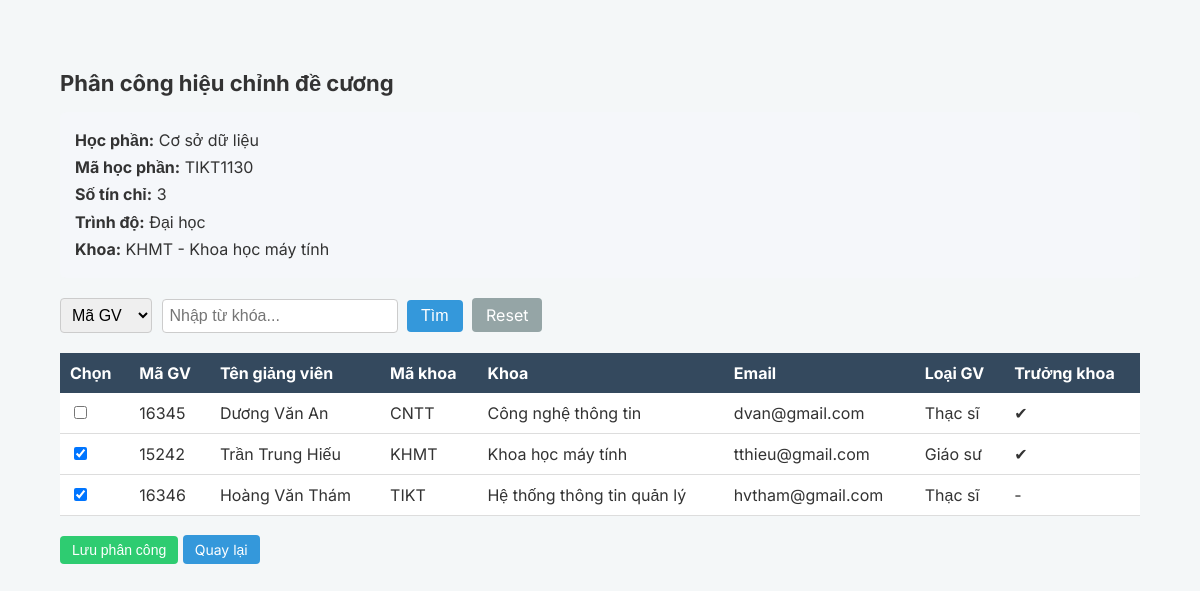
The page /adminKhoa_hocphan_authorize/TIKT1130 on the database as committed earlier.
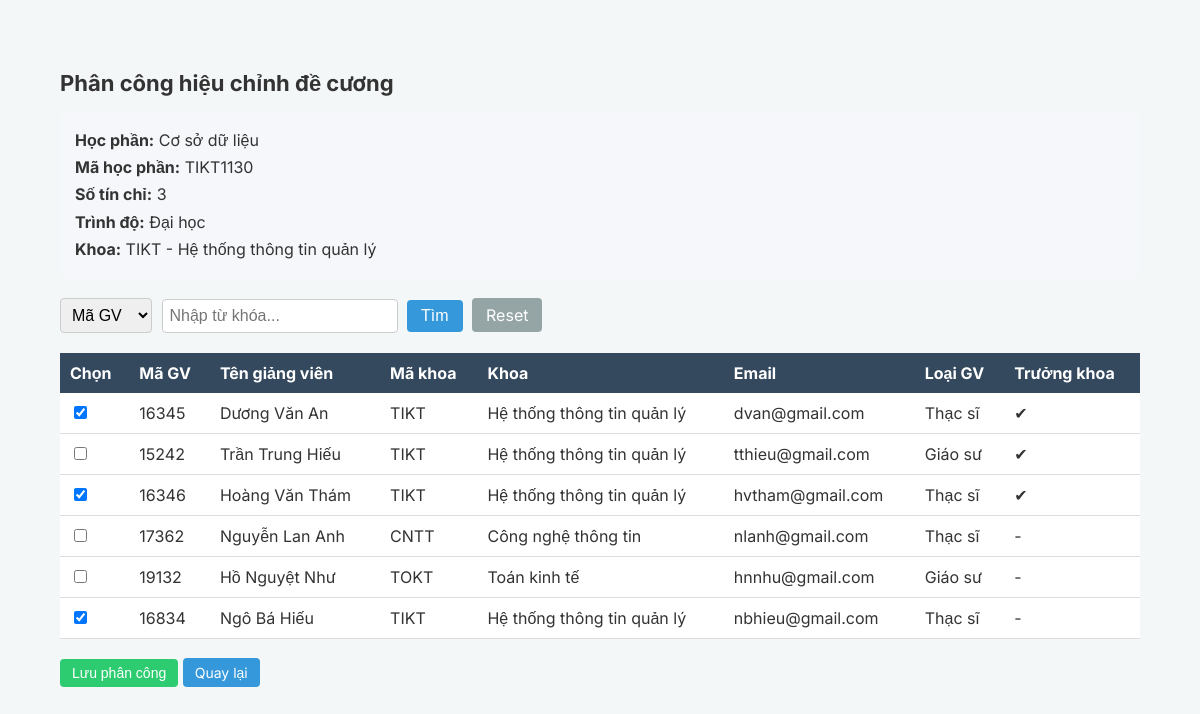
The same page on the database as committed later.
### tables this page shows
CREATE TABLE "HocPhan" (
	"MaHP"	CHAR(10) NOT NULL,
	"TenHP"	NVARCHAR(100) NOT NULL,
	"SoTC"	INTEGER,
	"TrinhDo"	NVARCHAR(20),
	"MaDV"	CHAR(4),
	PRIMARY KEY("MaHP"),
	FOREIGN KEY("MaDV") REFERENCES "DonVi"("MaDV")
);

CREATE TABLE "DonVi" (
	"MaDV"	CHAR(4),
	"TenDV"	NVARCHAR(100) NOT NULL,
	PRIMARY KEY("MaDV")
);

CREATE TABLE "CanBo" (
	"MaQL"	CHAR(5) NOT NULL,
	"SoHieu"	CHAR(20),
	"TenGV"	NVARCHAR(100) NOT NULL,
	"MaDV"	CHAR(4),
	"LoaiGV"	NVARCHAR(20),
	"Email"	NVARCHAR(100),
	"LaTruongKhoa"	INTEGER DEFAULT 0,
	PRIMARY KEY("MaQL"),
	FOREIGN KEY("MaDV") REFERENCES "DonVi"("MaDV")
);

### adminKhoa.py (the view)
@app.route("/adminKhoa_hocphan_authorize/<MaHP>")
def adminKhoa_hocphan_authorize(MaHP):
    keyword = request.args.get("keyword")
    type_search = request.args.get("type")
    conn = get_db()
    cursor = conn.cursor()
    cursor.execute("""
        SELECT HocPhan.*, DonVi.TenDV
        FROM HocPhan
        LEFT JOIN DonVi ON HocPhan.MaDV = DonVi.MaDV
        WHERE HocPhan.MaHP=?
    """,(MaHP,))
    hocphan = cursor.fetchone()
    query = """
    SELECT CanBo.MaQL,
           CanBo.TenGV,
           CanBo.MaDV,
           CanBo.Email,
           CanBo.LoaiGV,
           CanBo.LaTruongKhoa,
           DonVi.TenDV
    FROM CanBo
    LEFT JOIN DonVi ON CanBo.MaDV = DonVi.MaDV
    WHERE 1=1
    """
    params = []
    if keyword and type_search:
        if type_search == "TenDV":
            query += " AND DonVi.TenDV LIKE ?"
        else:
            query += f" AND CanBo.{type_search} LIKE ?"
        params.append("%" + keyword + "%")
    cursor.execute(query, params)
    dsCanBo = cursor.fetchall()
    cursor.execute("""
        SELECT MaGV
        FROM PhanCongHC
        WHERE MaHP=?
    """,(MaHP,))
    dsDaChon = [x["MaGV"] for x in cursor.fetchall()]
    conn.close()
    return render_template(
        "adminKhoa_hocphan_authorize.html",
        hocphan=hocphan,
        dsCanBo=dsCanBo,
        dsDaChon=dsDaChon,
        keyword=keyword,
        type_search=type_search
    )

### main.py (called while the page is built)
def get_db():
    conn = sqlite3.connect(DB)
    conn.row_factory = sqlite3.Row
    return conn

@app.before_request
def update_truong_khoa():
    if 'current_user' in session:
        user = session['current_user']
        if user["MaGV"] is not None:
            obj_CanBo = get_obj_CanBo(user["MaGV"])
            session['current_user']["LaTruongKhoa"] = obj_CanBo[6]
        else:
            session['current_user']["LaTruongKhoa"] = 0
        session.modified = True

### templates/adminKhoa_hocphan_authorize.html (shortened to what this page needs)
{% extends "base.html" %} {% block content %}
<div class="dashboard-container">
  <div class="dashboard-title">Phân công hiệu chỉnh đề cương</div>
  <div class="hocphan-info">
    <b>Học phần:</b> {{ hocphan.TenHP }} <br />
    <b>Mã học phần:</b> {{ hocphan.MaHP }} <br />
    <b>Số tín chỉ:</b> {{ hocphan.SoTC }} <br />
    <b>Trình độ:</b> {{ hocphan.TrinhDo }} <br />
    <b>Khoa:</b> {{ hocphan.MaDV }} - {{ hocphan.TenDV }}
  </div>
  <form
    method="GET"
    action="/adminKhoa_hocphan_authorize/{{ hocphan.MaHP }}"
    class="search-box"
  >
    <select name="type" class="search-select">
      <option value="MaQL" {% if type_search =="MaQL" %}selected{% endif %}>Mã GV</option>
    </select>
    <input
      type="text"
      name="keyword"
      placeholder="Nhập từ khóa..."
      class="search-input"
      value="{{ keyword or '' }}"
    />
    <button type="submit" class="btn-search">Tìm</button>
    <a href="/adminKhoa_hocphan_authorize/{{ hocphan.MaHP }}" class="btn-reset">
      Reset
    </a>
  </form>
  <form method="POST" action="/adminKhoa_hocphan_authorize_save">
    <table class="dashboard-table">
      <thead>
        <tr>
          <th>Chọn</th>
          <th>Mã GV</th>
          <th>Tên giảng viên</th>
          <th>Mã khoa</th>
          <th>Khoa</th>
          <th>Email</th>
          <th>Loại GV</th>
          <th>Trưởng khoa</th>
        </tr>
      </thead>
      <tbody>
        {% for gv in dsCanBo %}
        <tr>
          <td>
            <input
              type="checkbox"
              name="MaGV[]"
              value="{{ gv.MaQL }}"
              {%
              if
              gv.MaQL
              in
              dsDaChon
              %}checked{%
              endif
              %}
            />
          </td>
          <td>{{ gv.MaQL }}</td>
          <td>{{ gv.TenGV }}</td>
          <td>{{ gv.MaDV }}</td>
          <td>{{ gv.TenDV }}</td>
          <td>{{ gv.Email }}</td>
          <td>{{ gv.LoaiGV }}</td>
          <td>{% if gv.LaTruongKhoa == 1 %} ✔ {% else %} - {% endif %}</td>
        </tr>
        {% endfor %}
      </tbody>
    </table>
    <br />
    <button type="submit" class="btn-action btn-save">Lưu phân công</button>
    <a class="btn-action btn-edit" href="/adminKhoa_hocphan_dashboard">
      Quay lại
    </a>
  </form>
</div>
{% endblock %}

### templates/base.html (shortened to what this page needs)
<!DOCTYPE html>
<html>
<head>
    <link rel="stylesheet" href="{{ url_for('static', filename='styles_topmenu.css') }}">
    <link rel="stylesheet" href="{{ url_for('static', filename='styles_admin.css') }}">
    <link rel="stylesheet" href="{{ url_for('static', filename='styles_khoa.css') }}">
    <link rel="stylesheet" href="{{ url_for('static', filename='styles_gv.css') }}">
    <link rel="stylesheet" href="{{ url_for('static', filename='styles_home.css') }}">
</head>
<body>
    {% block content %}
    {% endblock %}
</body>
</html>

### static/styles_topmenu.css (style rules this page uses)
body { margin:0; font-family:Arial; }

### static/styles_admin.css (style rules this page uses)
.btn-save { padding: 6px 14px; background: #3498db; color: white; border: none; border-radius: 4px; cursor: pointer; }
.search-box { margin-bottom: 20px; }
.search-box input { font-size: 16px; padding: 7px; border: 1px solid #ccc; border-radius: 4px; width: 220px; margin-right: 5px; }
.search-box .btn-reset { font-size: 16px; padding: 7px 14px; background: #95a5a6; color: white; text-decoration: none; border-radius: 4px; margin-left: 5px; }

### static/styles_khoa.css (style rules this page uses)
.dashboard-container { width: 90%; margin: auto; margin-top: 30px; }
.dashboard-title { font-size: 22px; font-weight: bold; margin-bottom: 15px; }
.dashboard-table { width: 100%; border-collapse: collapse; background: white; }
.dashboard-table th { background: #34495e; color: white; padding: 10px; text-align: left; }
.dashboard-table td { padding: 10px; border-bottom: 1px solid #ddd; }
.btn-action { padding: 6px 12px; border-radius: 4px; text-decoration: none; color: white; font-size: 14px; }
.btn-edit { background: #3498db; }
.btn-save { background: #2ecc71; }
.hocphan-info { background: #f5f7fa; padding: 15px; border-radius: 6px; margin-bottom: 20px; line-height: 1.7; }
.search-box { margin-bottom: 20px; }
.search-select { font-size: 16px; padding: 7px; border: 1px solid #ccc; border-radius: 4px; margin-right: 5px; }
.search-input { font-size: 16px; padding: 7px; border: 1px solid #ccc; border-radius: 4px; width: 220px; margin-right: 5px; }
.btn-search { font-size: 16px; padding: 7px 14px; background: #3498db; color: white; border: none; border-radius: 4px; cursor: pointer; }
.btn-reset { font-size: 16px; padding: 7px 14px; background: #95a5a6; color: white; text-decoration: none; border-radius: 4px; margin-left: 5px; }

### static/styles_home.css (style rules this page uses)
body { background-color: #f4f7f8; font-family: 'Inter', sans-serif; color: #333; }
.dashboard-container { max-width: 1100px; margin: 50px auto; padding: 20px; }

Rows that differ between the two databases and show on the page:
removed DonVi: TenDV "Khoa học máy tính"
changed HocPhan "Cơ sở dữ liệu": MaDV "KHMT" → "TIKT"
now on this page (row unchanged): DonVi: TenDV "Hệ thống thông tin quản lý"
changed CanBo "Dương Văn An": MaQL "☐" → "☑"; MaDV "CNTT" → "TIKT"; TenDV "Công nghệ thông tin" → "Hệ thống thông tin quản lý"
changed CanBo "Trần Trung Hiếu": MaQL "☑" → "☐"; MaDV "KHMT" → "TIKT"; TenDV "Khoa học máy tính" → "Hệ thống thông tin quản lý"
changed CanBo "Hoàng Văn Thám": LaTruongKhoa "-" → "✔"
added CanBo: MaQL "17362", TenGV "Nguyễn Lan Anh", MaDV "CNTT", TenDV "Công nghệ thông tin", Email "nlanh@gmail.com", LoaiGV "Thạc sĩ"
added CanBo: MaQL "19132", TenGV "Hồ Nguyệt Như", MaDV "TOKT", TenDV "Toán kinh tế", Email "hnnhu@gmail.com", LoaiGV "Giáo sư"
added CanBo: MaQL "☑", MaQL "16834", TenGV "Ngô Bá Hiếu", MaDV "TIKT", TenDV "Hệ thống thông tin quản lý", Email "nbhieu@gmail.com", LoaiGV "Thạc sĩ"
